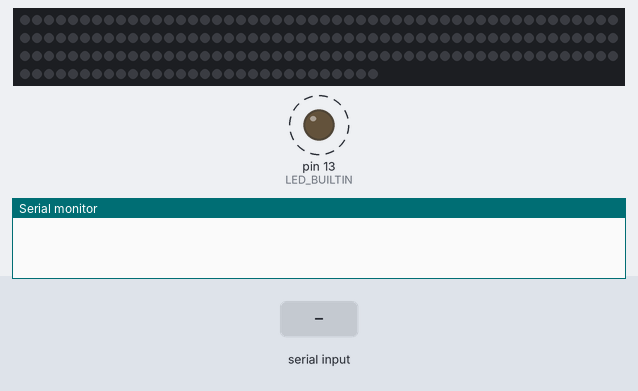
Bench run of a sketch on a simulated Arduino Uno, built with avr-gcc and run on an emulated ATmega328P. On the bench: 180 RGB LEDs in strip order, left to right, continuing on the next row, output pins drawn as LEDs (lit = HIGH), the last lines printed to the serial monitor. Dashed ring = blinking. The inputs (shaded band) are chosen by the test bench.

Above: at 1.2 s.
1.3 s: "90,45\n" received over Serial
At 1.46 s:
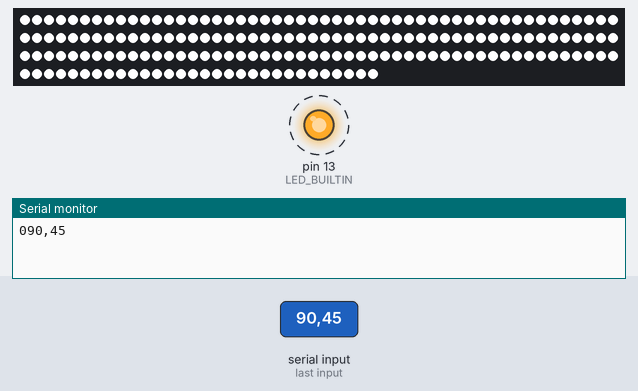
4.3 s: "a" received over Serial
At 4.3 s:
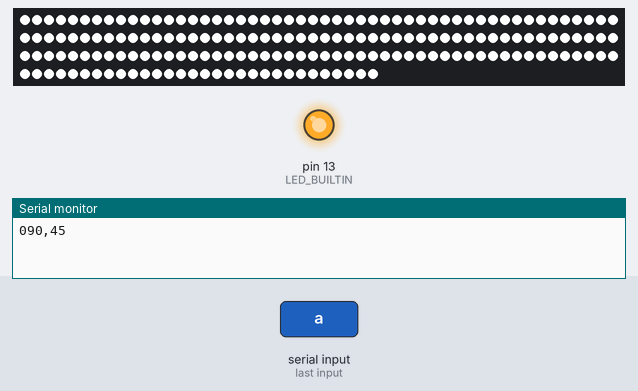
5.8 s: "30,150\n" received over Serial
At 5.96 s:
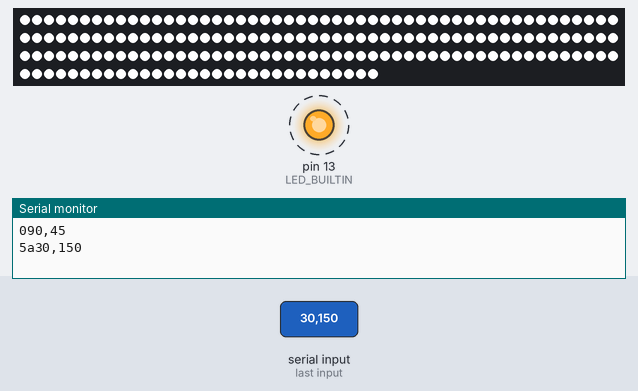
8.8 s: "b" received over Serial
Timing chart, 0 to 11.3 s (numbered marks = the images above; inputs shaded):
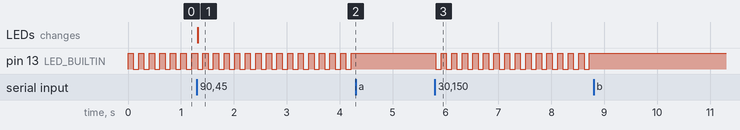

Measured:
- after the input at 1.3 s, the LEDs: change at once (image 1)
- after the input at 4.3 s, pin 13 (LED_BUILTIN): stops changing and stays HIGH
- after the input at 5.8 s, pin 13 (LED_BUILTIN): alternates HIGH for 0.10 s and LOW for 0.10 s, starting at once
- after the input at 8.8 s, pin 13 (LED_BUILTIN): stops changing and stays HIGH
- by itself, pin 13 (LED_BUILTIN): alternates HIGH for 0.10 s and LOW for 0.10 s

The sketch:

injuries.ino
```cpp
#include <FastLED.h>
#include <comm.h>
#define LED_PIN_DROUGHTS 9
#define LED_PIN_INJURIES 10

#define NUM_LEDS_INJURIES 180
#define NUM_LEDS_DROUGHTS 14

const int max_value = 255;
const int min_value = 0;
unsigned long start_time = 0;
unsigned long current_time = 0;
const unsigned long stop_interval = 10000;

CRGB injuries_leds[NUM_LEDS_INJURIES];
//CRGB droughts_leds[NUM_LEDS_DROUGHTS];

int injury_value = 0;
int drought_value = 0;

bool injury_changed = false;
bool drought_changed = false;

int injury_skip[] = {100, 200, 300};
int iskip_len = 3;

void display_led(int nr_of_leds, CRGB b[], int red_col, int green_col, int blue_col) {
  for (int i = 0; i <= nr_of_leds; i++) {  // turn the number of LEDs equivalent to the number of injuries white
    b[i] = CRGB(red_col, green_col, blue_col);
  }
  FastLED.show();
}
void display_led_skip(int nr_of_leds, CRGB b[], int red_col, int green_col, int blue_col) {
  for (int i = 0; i <= nr_of_leds; i++) {  // turn the number of LEDs equivalent to the number of injuries white
    CRGB col = CRGB(red_col, green_col, blue_col);

    for (int j = 0; j < iskip_len; j++) {
      if (i == injury_skip[j]) {
        col = CRGB(0, 0, 0);
        nr_of_leds++;
        break;
      }

    }

    b[i] = col;
  }

  FastLED.show();
}


void setup() {
  FastLED.addLeds<WS2812, LED_PIN_INJURIES, GRB>(injuries_leds, NUM_LEDS_INJURIES);
  //FastLED.addLeds<WS2812, LED_PIN_DROUGHTS, GRB>(droughts_leds, NUM_LEDS_DROUGHTS);
  start_time = millis();
  pinMode(LED_BUILTIN, OUTPUT);
  Serial.begin(9600);
}

#define ID "leds"
bool indicator = false;
int flicker_number = 150;
unsigned long previousMillis = 0;
static bool flickering = false;

void loop() {
  //int delay_time_drought = random(10, 30);
  unsigned long currentMillis = millis();

  Message m = {0};
  if (Serial.available() > 0) {
    m = wait_for_message();
    if (handle_handshake(m, ID)) {
      return;
    }

    switch (m.label) {
      case 'a':
        injury_value = atoi(m.content);
        injury_changed = true;
        break;
      case 'b':
        drought_value = atoi(m.content);
        drought_changed = true;
        break;

      default:
        break;
    }
    int injury_index = int(map(injury_value, 0, 1023, 0, NUM_LEDS_INJURIES));  // map the values 0-1023 to an index value to be used for certain number of LEDs
    Serial.print(injury_index);
    display_led(NUM_LEDS_INJURIES, injuries_leds, max_value, max_value, max_value);


    // int injury_value = Serial.parseInt();  // read the value from the serial buffer
    // int death_value = Serial.parseInt();
    // int drought_value = Serial.parseInt();
  }
  //int greenValue = map(drought_value, 0, 1, 255, 60);  // 0 or 1 as input values are mapped to red-green spectrum
  // int redValue = map(drought_value, 0, 1, 0, 255);


//  if (drought_changed && drought_value > 0 && !flickering) {
//    flickering = true;
//    drought_changed = false;
//    flicker_number = 150; // Restore number
//    previousMillis = currentMillis;
//  }
//
//  if (!flickering) {
//    //display_led(NUM_LEDS_DROUGHTS, droughts_leds, min_value, max_value, min_value);
//  }
//
//  if (flickering) {
//    if (currentMillis - previousMillis >= delay_time_drought) { // Delay
//      previousMillis = currentMillis; // Time measure
//      flicker_number--; // Limit
//      // Serial.println(flicker_number);
//      // Display
//      display_led(NUM_LEDS_DROUGHTS, droughts_leds, random(max_value - 30, max_value + 30), random(greenValue - 35, greenValue + 5), 0);
//      if (flicker_number <= 0) { // Limit check
//        flickering = false; // Disable
//
//        display_led(NUM_LEDS_DROUGHTS, droughts_leds, min_value, max_value, min_value);
//      }
//    }
//  }

  if (m.label != 0x0) {
    send_message(m);
  }

  indicator = !indicator;
  digitalWrite(LED_BUILTIN, indicator);
  delay(100);

}
```
